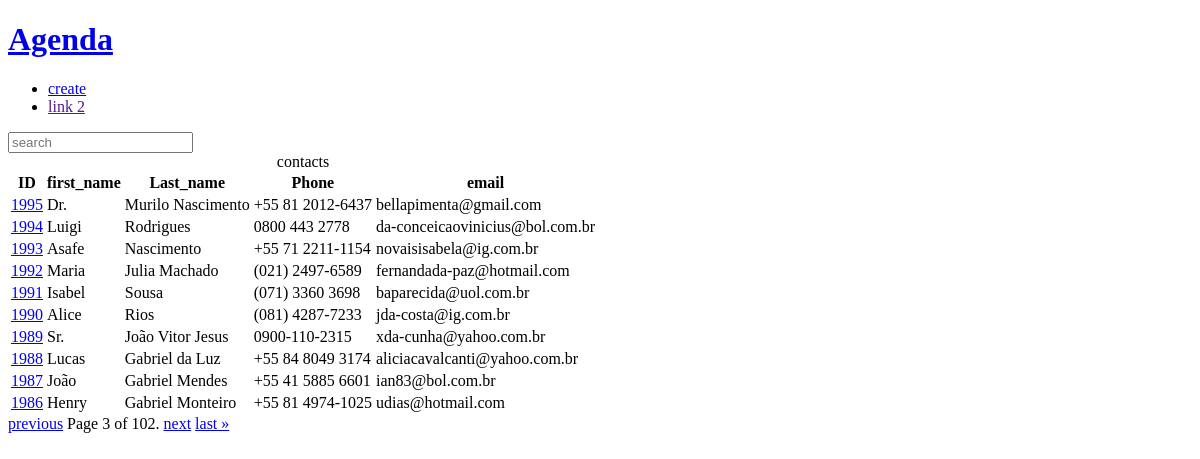
The app's page /?page=3&q= with its own data.
### contact/models.py (models this page shows, shortened)
class Contact(models.Model):
    first_name = models.CharField(max_length=50)
    last_name = models.CharField(max_length=50,blank=True)
    phone = models.CharField(max_length=15)
    email = models.EmailField(max_length=254, blank=True)
    created_date = models.DateTimeField(default=timezone.now)
    description = models.TextField(blank=True)
    show = models.BooleanField(default=True)
    picture = models.ImageField(upload_to='pictures/%Y/%m', blank=True, null=True)
    Category = models.ForeignKey(
        category,
        on_delete=models.SET_NULL,
        blank=True,
        null=True,
        )

### contact/views/contact_views.py (the view)
# urls.py: path('', views.inedex, name = 'index'),
def inedex (request):
    Contacts = Contact.objects.filter(show = True).order_by('-id')
    paginator = Paginator(Contacts, 10)
    page_number = request.GET.get("page")
    page_obj = paginator.get_page(page_number)
    context = {
        "page_obj": page_obj,
        "site_title" : 'Contatos - '
    }
    return render(
        request,
        "contact/index.html",
        context
        )

### contact/templates/contact/index.html
{% extends "global/base.html" %}
{% block content %}
{% if page_obj %}
    <div class = "responsive-table">
        <table class = "contacts-table">
            <caption class = "table-caption">
                contacts
            </caption>
            <thead>
                <tr class="table-row table-row-header">
                   <th class="table-header">ID</th>
                   <th class="table-header">first_name</th>
                   <th class="table-header">Last_name</th>
                   <th class="table-header">Phone</th>
                   <th class="table-header">email</th>
                </tr>
            </thead>
            <tbody>
                {%for contact in page_obj%}
                    <tr class="table-row">
                        <td class="table-cel">
                         <a
                            class="table-link"
                            href="{% url 'contact:contact' contact.id %}"
                            >
                            {{contact.id}}
                         </a>
                        </td>
                        <td class="table-cel">
                            {{contact.first_name}}
                        </td>
                        <td class="table-cel">
                             {{contact.last_name}}
                        </td>
                        <td class="table-cel">
                             {{contact.phone}}
                        </td>
                        <td class="table-cel">
                             {{contact.email}}
                        </td>
                    </tr>
                {% endfor %}
            </tbody>
        </table>
    </div>
    {% else %}
    <div class="single-contact">
      <h1 class="single-contact-name">
        NENHUM CONTATO ECONTRADO
      </h1>
    </div>
{% endif %}
{% endblock content%}

### base_static/global/css/style.css (style rules this page uses)
body { background-color: #ffffff; }
.responsive-table { width: 100%; overflow-x: auto; }

### records on screen
Contact: id "1995", first_name "Dr.", last_name "Murilo Nascimento", phone "+55 81 2012-6437", email "bellapimenta@gmail.com"
Contact: id "1994", first_name "Luigi", last_name "Rodrigues", phone "0800 443 2778", email "da-conceicaovinicius@bol.com.br"
Contact: id "1993", first_name "Asafe", last_name "Nascimento", phone "+55 71 2211-1154", email "novaisisabela@ig.com.br"
Contact: id "1992", first_name "Maria", last_name "Julia Machado", phone "(021) 2497-6589", email "fernandada-paz@hotmail.com"
Contact: id "1991", first_name "Isabel", last_name "Sousa", phone "(071) 3360 3698", email "baparecida@uol.com.br"
Contact: id "1990", first_name "Alice", last_name "Rios", phone "(081) 4287-7233", email "jda-costa@ig.com.br"
Contact: id "1989", first_name "Sr.", last_name "João Vitor Jesus", phone "0900-110-2315", email "xda-cunha@yahoo.com.br"
Contact: id "1988", first_name "Lucas", last_name "Gabriel da Luz", phone "+55 84 8049 3174", email "aliciacavalcanti@yahoo.com.br"
Contact: id "1987", first_name "João", last_name "Gabriel Mendes", phone "+55 41 5885 6601", email "ian83@bol.com.br"
Contact: id "1986", first_name "Henry", last_name "Gabriel Monteiro", phone "+55 81 4974-1025", email "udias@hotmail.com"

### other values on screen
{{ page_obj.number }} "3"
{{ page_obj.paginator.num_pages }} "102"
